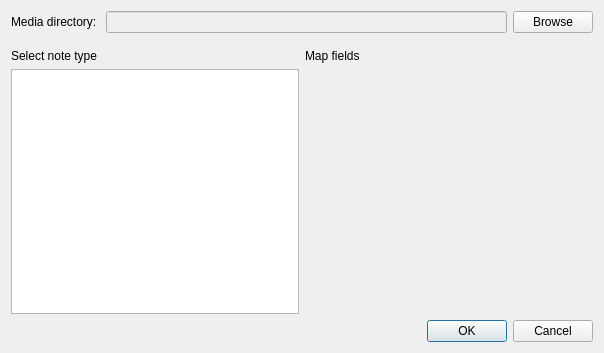
<?xml version="1.0" encoding="UTF-8"?>
<ui version="4.0">
 <class>Form</class>
 <widget class="QWidget" name="Form">
  <property name="geometry">
   <rect>
    <x>0</x>
    <y>0</y>
    <width>604</width>
    <height>353</height>
   </rect>
  </property>
  <property name="windowTitle">
   <string>Media Import 2</string>
  </property>
  <layout class="QVBoxLayout" name="verticalLayout">
   <item>
    <layout class="QHBoxLayout" name="horizontalLayout_2">
     <item>
      <widget class="QLabel" name="label_3">
       <property name="text">
        <string>Media directory: </string>
       </property>
      </widget>
     </item>
     <item>
      <widget class="QLineEdit" name="mediaDir">
       <property name="enabled">
        <bool>false</bool>
       </property>
      </widget>
     </item>
     <item>
      <widget class="QPushButton" name="browse">
       <property name="text">
        <string>Browse</string>
       </property>
      </widget>
     </item>
    </layout>
   </item>
   <item>
    <spacer name="verticalSpacer">
     <property name="orientation">
      <enum>Qt::Vertical</enum>
     </property>
     <property name="sizeType">
      <enum>QSizePolicy::Fixed</enum>
     </property>
     <property name="sizeHint" stdset="0">
      <size>
       <width>0</width>
       <height>10</height>
      </size>
     </property>
    </spacer>
   </item>
   <item>
    <layout class="QGridLayout" name="gridLayout">
     <item row="2" column="0">
      <widget class="QListWidget" name="modelList"/>
     </item>
     <item row="0" column="3">
      <widget class="QLabel" name="label_2">
       <property name="text">
        <string>Map fields</string>
       </property>
      </widget>
     </item>
     <item row="5" column="3">
      <widget class="QDialogButtonBox" name="buttonBox">
       <property name="standardButtons">
        <set>QDialogButtonBox::Cancel|QDialogButtonBox::Ok</set>
       </property>
      </widget>
     </item>
     <item row="2" column="3">
      <layout class="QGridLayout" name="fieldMapGrid"/>
     </item>
     <item row="0" column="0">
      <widget class="QLabel" name="label">
       <property name="text">
        <string>Select note type</string>
       </property>
      </widget>
     </item>
    </layout>
   </item>
  </layout>
 </widget>
 <resources/>
 <connections/>
</ui>
